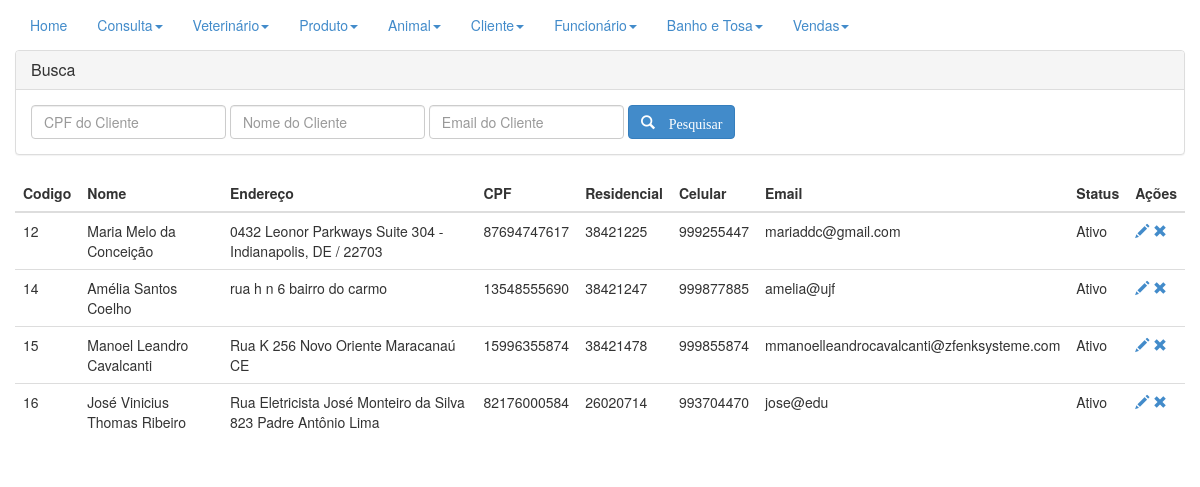
The app's page /sourcecode/conCliente.php (signed in) with its own data.
### tables this page shows
CREATE TABLE `cliente` (
  `codigo_cli` int(11) NOT NULL,
  `nome` varchar(250) NOT NULL,
  `ende` varchar(250) DEFAULT NULL,
  `email` varchar(250) DEFAULT NULL,
  `cpf` varchar(250) DEFAULT NULL,
  `tel_residencial` varchar(50) DEFAULT NULL,
  `tel_celular` varchar(50) DEFAULT NULL,
  `status` binary(1) DEFAULT '0'
);

### sourcecode/conCliente.php (the view, shortened to what this page needs)
<!DOCTYPE html>
<html lang="pt_BR">
<head>
	<link rel="stylesheet" type="text/css" href="../CSS/bootstrap.css">
</head>
<body>
<div class="navbar-collapse collapse">
      <ul class="nav navbar-nav navbar-left">
        <li class="active"><a href="home.php">Home</a></li>
        <li class="dropdown ">
          <a href="#" class="dropdown-toggle" data-toggle="dropdown">Consulta<b class="caret"></b></a>
        </li>
        <li class="dropdown ">
          <a href="#" class="dropdown-toggle" data-toggle="dropdown">Veterinário<b class="caret"></b></a>
        </li>
        <li class="dropdown ">
          <a href="#" class="dropdown-toggle" data-toggle="dropdown">Produto<b class="caret"></b></a>
        </li>
        <li class="dropdown">
          <a href="#" class="dropdown-toggle" data-toggle="dropdown">Animal<b class="caret"></b></a>
        </li>
        <li class="dropdown">
          <a href="#" class="dropdown-toggle" data-toggle="dropdown">Cliente<b class="caret"></b></a>
        </li>
        <li class="dropdown">
          <a href="#" class="dropdown-toggle" data-toggle="dropdown">Funcionário<b class="caret"></b></a>
        </li>
        <li class="dropdown">
          <a href="#" class="dropdown-toggle" data-toggle="dropdown">Banho e Tosa<b class="caret"></b></a>
        </li>
        <li class="dropdown">
          <a href="#" class="dropdown-toggle" data-toggle="dropdown">Vendas<b class="caret"></b></a>
        </li>
      </ul>
    </div>
<div class="container">
	<div class="row">
	<div class="panel-group" id="accordion">
      	<div class="panel panel-default">
            <div class="panel-heading">
              <h4 class="panel-title">
                <a data-toggle="collapse" data-parent="#accordion" href="#collapseOne">Busca</a>
              </h4>
            </div>
            <div id="collapseOne" class="panel-collapse collapse in">
              <div class="panel-body">
                <form class="form-inline" method="POST" action="">
					<fieldset>
						<div class="form-group">
					    	<input type="number" class="form-control" name="ibcpf" placeholder="CPF do Cliente">
					    </div>
					    <div class="form-group">
					        <input type="text" class="form-control" name="ibnome" placeholder="Nome do Cliente">
					    </div>
					    <div class="form-group">
					        <input type="text" class="form-control" name="ibemail" placeholder="Email do Cliente">
					    </div>
					    <div class="form-group">
					            <button type="submit" class="btn btn-primary" name="btnPesq">
					            	<i class="glyphicon glyphicon-search"> Pesquisar </i>
					            </button>
					    </div>
				    </fieldset>
				</form>
              </div>
            </div>
      	</div>
    </div>
	<table cellpadding="0" cellspacing="0" class="table">
		<thead>
			<th>Codigo</th>
			<th>Nome</th>
			<th>Endereço</th>
			<th>CPF</th>
			<th>Residencial</th>
			<th>Celular</th>
			<th>Email</th>
			<th>Status</th>
			<th>Ações</th>
		</thead>
		<tbody>
				<?php
				$link = conectar();
				$condicao = "";
				$sql = "SELECT * FROM cliente " . $condicao;
				$res = mysqli_query($link,$sql);
				while ($dados = mysqli_fetch_array($res)){
					echo "<tr>";
					echo "<td>".$dados['codigo_cli']."</td>";
					echo "<td>".$dados['nome']."</td>";
					echo "<td>".$dados['ende']."</td>";
					echo "<td>".$dados['cpf']."</td>";
					echo "<td>".$dados['tel_residencial']."</td>";
					echo "<td>".$dados['tel_celular']."</td>";
					echo "<td>".$dados['email']."</td>";
					if($dados['status']==1){
						echo "<td><spam>Ativo</spam></td>";
					}else{
						echo "<td><spam>Desativado</spam></td>";
					}
					$id = base64_encode($dados['codigo_cli']);
					echo "<td><a href='frmCliente.php?tela=editar&id=".$id."' title='Editar Cliente'> <spam class='glyphicon glyphicon-pencil'> </spam> </a>";
					echo "<a href='frmCliente.php?tela=excluir&id=".$id."' title='Excluir Cliente'> <spam class='glyphicon glyphicon-remove'> </spam> </a>";
					echo "</td>";
					echo "</tr>";
				}
				?>
		</tbody>
	</table>
	</div>
</div>
</body>
</html>

### records on screen
cliente: codigo_cli "12", nome "Maria Melo da Conceição", ende "0432 Leonor Parkways Suite 304 - Indianapolis, DE / 22703", cpf "87694747617", tel_residencial "38421225", tel_celular "999255447", email "mariaddc@gmail.com", status "Ativo"
cliente: codigo_cli "14", nome "Amélia Santos Coelho", ende "rua h n 6 bairro do carmo", cpf "13548555690", tel_residencial "38421247", tel_celular "999877885", email "amelia@ujf", status "Ativo"
cliente: codigo_cli "15", nome "Manoel Leandro Cavalcanti", ende "Rua K 256 Novo Oriente Maracanaú CE", cpf "15996355874", tel_residencial "38421478", tel_celular "999855874", email "mmanoelleandrocavalcanti@zfenksysteme.com", status "Ativo"
cliente: codigo_cli "16", nome "José Vinicius Thomas Ribeiro", ende "Rua Eletricista José Monteiro da Silva 823 Padre Antônio Lima", cpf "82176000584", tel_residencial "26020714", tel_celular "993704470", email "jose@edu", status "Ativo"
